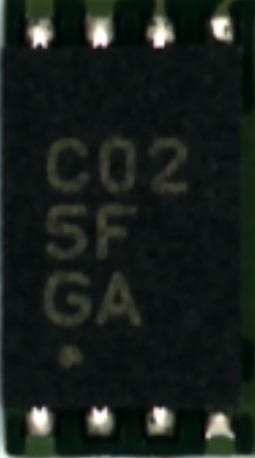
#> input picture create_pol_module/modules/sample/data/golden_sample/test_module/1005-700700-00B/U604/20250905073442_00VN558S115_T@U604_2_side.jpg, 255 x 458 px
$ python image_rotator.py create_pol_module/modules/sample/data/golden_sample/test_module/1005-700700-00B/U604 out
#> lines starting #> are read from the running program, lines starting #| are printed output that depends on the picture
#!/usr/bin/env python3
import os
import sys
from PIL import Image
import argparse
from pathlib import Path

def rotate_images(input_folder, output_base_folder):
    """
    Rotate images in input folder (recursively) by 90, 180, 270 degrees and save to separate folders

    Args:
        input_folder: Path to folder containing input images (will search recursively)
        output_base_folder: Base path where rotated images will be saved
    """
#> called with output_base_folder = 'out'

    # Supported image extensions
    supported_extensions = {'.jpg', '.jpeg', '.png', '.bmp', '.tiff', '.gif'}

    # Create output folders
    rotation_folders = {
        90: os.path.join(output_base_folder, '90_degrees'),
        180: os.path.join(output_base_folder, '180_degrees'),
        270: os.path.join(output_base_folder, '270_degrees')
    }

    # Create directories if they don't exist
    for folder in rotation_folders.values():
        os.makedirs(folder, exist_ok=True)

    # Process each image in input folder
    processed_count = 0

    if not os.path.exists(input_folder):
        print(f"Error: Input folder '{input_folder}' does not exist")
        return

    # Recursively find all image files
    input_path = Path(input_folder)

    for file_path in input_path.rglob('*'):
        if not file_path.is_file():
            continue

        # Check if file has supported extension
        file_ext = file_path.suffix.lower()
        if file_ext not in supported_extensions:
            continue

        filename = file_path.name

        try:
            # Open and process image
            with Image.open(str(file_path)) as img:
                # Convert to RGB if necessary (for JPEG compatibility)
#> img is the input picture: PIL image 255x458 RGB; mean R, G, B 24.6, 31.3, 27.1
                if img.mode in ('RGBA', 'P'):
                    img = img.convert('RGB')

                # Rotate and save images
                for degrees, output_folder in rotation_folders.items():
                    rotated_img = img.rotate(-degrees, expand=True)  # Negative for clockwise rotation
                    output_path = os.path.join(output_folder, filename)
                    rotated_img.save(output_path)
#> this loop made 3 passes
#> pass 1, in rotate_images, `rotated_img = img.rotate(-degrees, expand=True)`:
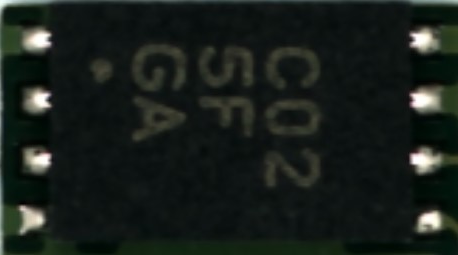
#> rotated_img: PIL image 458x255 RGB; mean R, G, B 24.6, 31.3, 27.1
#> pass 2, in rotate_images, `rotated_img = img.rotate(-degrees, expand=True)`:
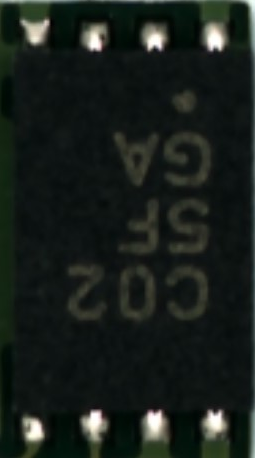
#> rotated_img: PIL image 255x458 RGB; mean R, G, B 24.6, 31.3, 27.1
#> pass 3, in rotate_images, `rotated_img = img.rotate(-degrees, expand=True)`:
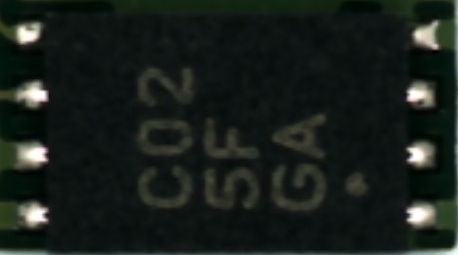
#> rotated_img: PIL image 458x255 RGB; mean R, G, B 24.6, 31.3, 27.1

            processed_count += 1
            print(f"Processed: {filename}")

        except Exception as e:
            print(f"Error processing {filename}: {str(e)}")
#> pass 2 of the loop in rotate_images, `for file_path in input_path.rglob('*'):`:
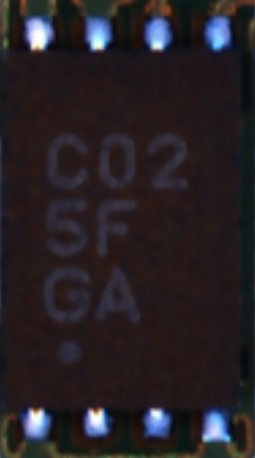
#> input picture create_pol_module/modules/sample/data/golden_sample/test_module/1005-700700-00B/U604/20250905134746_00VN558S2B2_T@U604_1_top.jpg, 255 x 458 px
#> in rotate_images, img is the input picture: PIL image 255x458 RGB; mean R, G, B 39.5, 33.2, 37.4
#> the loop in rotate_images, `for degrees, output_folder in rotation_folders.items():` made 3 passes
#> pass 1, in rotate_images, `rotated_img = img.rotate(-degrees, expand=True)`:
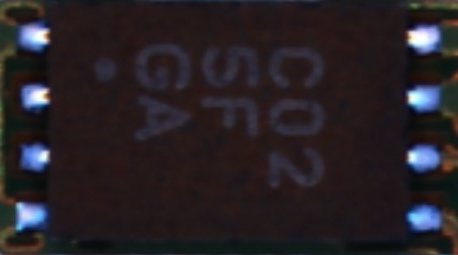
#> rotated_img: PIL image 458x255 RGB; mean R, G, B 39.5, 33.2, 37.4
#> pass 3, in rotate_images, `rotated_img = img.rotate(-degrees, expand=True)`:
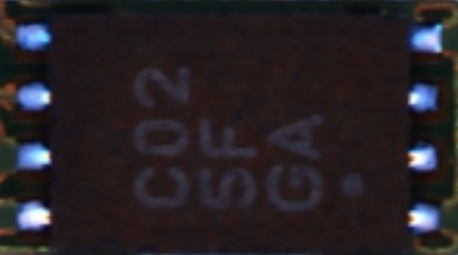
#> rotated_img: PIL image 458x255 RGB; mean R, G, B 39.5, 33.2, 37.4

    # Print summary
    print(f"\nProcessing complete!")
    print(f"Total images processed: {processed_count}")
    print(f"Output folders:")
    for degrees, folder in rotation_folders.items():
        print(f"  {degrees}°: {folder}")

def main():
    parser = argparse.ArgumentParser(description='Rotate images by 90, 180, 270 degrees')
    parser.add_argument('input_folder', help='Path to input folder containing images')
    parser.add_argument('output_folder', help='Base path for output folders')

    args = parser.parse_args()

    rotate_images(args.input_folder, args.output_folder)

if __name__ == "__main__":
    main()
